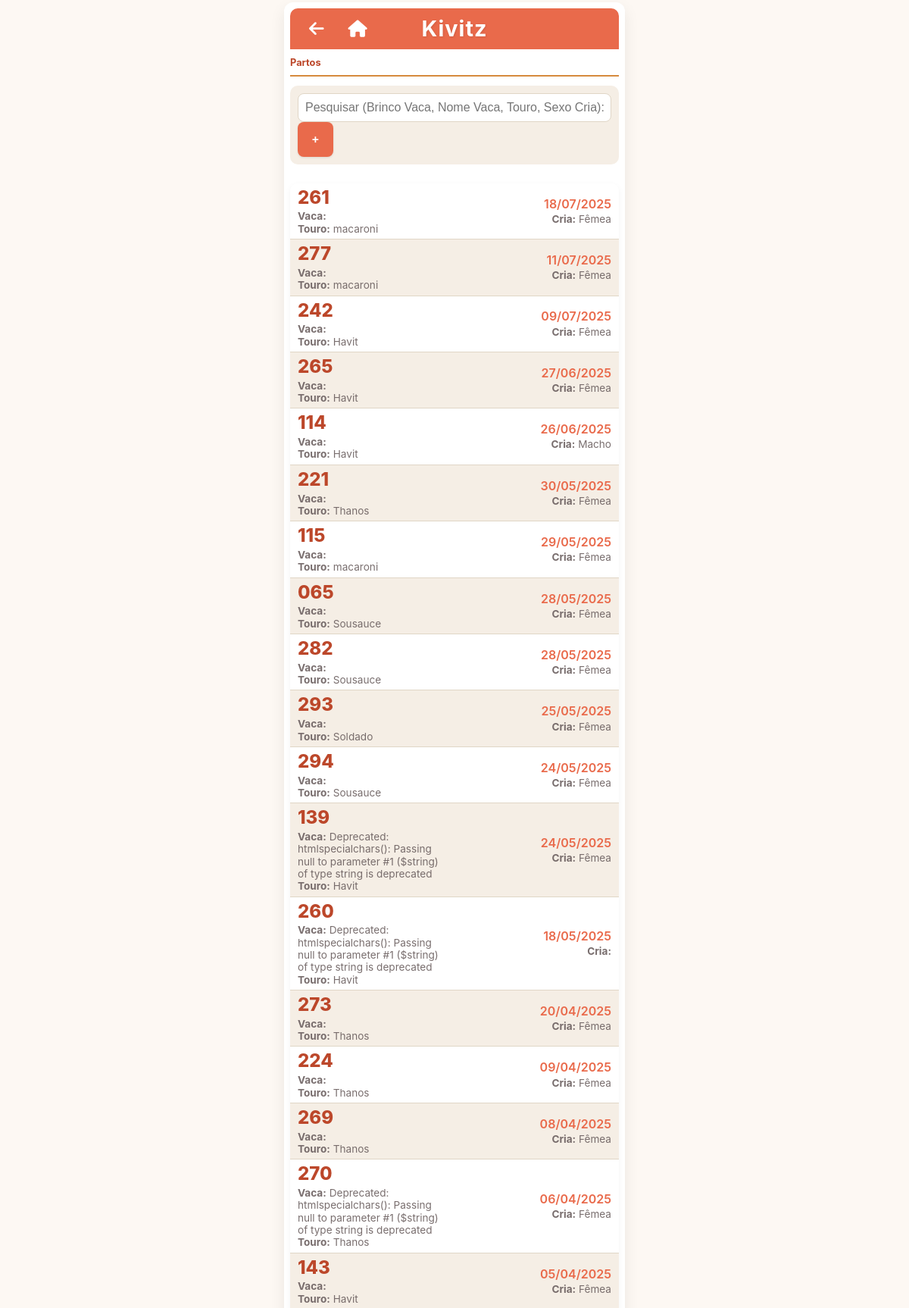
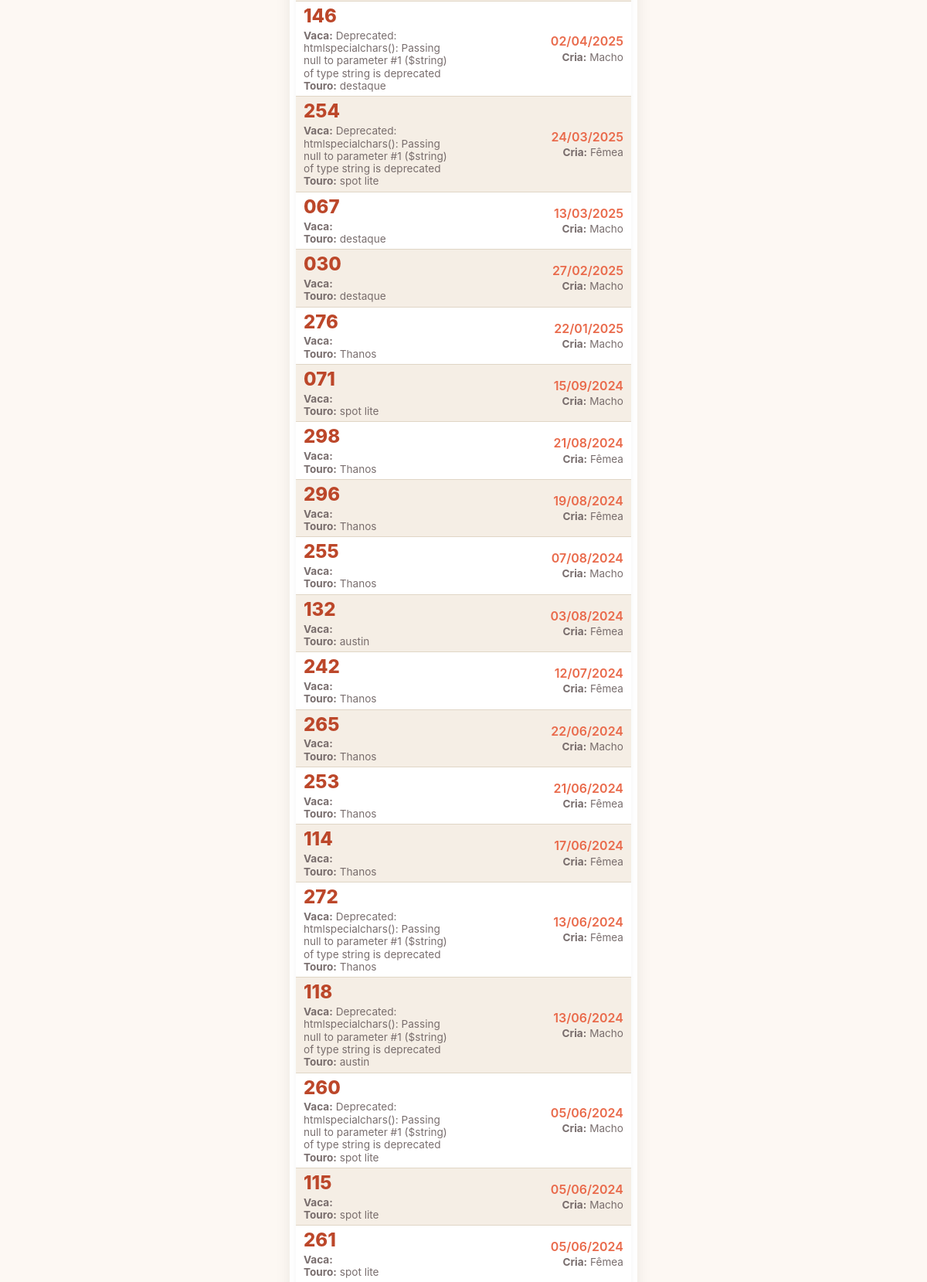
The page /views/partos/index.php (signed in, upper part) on the database its author committed (2 pictures, top to bottom).
### tables this page shows
CREATE TABLE `partos` (
  `id` int(11) NOT NULL,
  `id_vaca` int(11) NOT NULL,
  `id_touro` int(11) DEFAULT NULL,
  `sexo_cria` enum('Aborto','Indução','Macho','Fêmea','Gêmeos Machos','Gêmeos Fêmea','Gêmeos macho e fêmea') NOT NULL,
  `data_parto` date NOT NULL,
  `observacoes` text DEFAULT NULL,
  `ativo` tinyint(1) NOT NULL DEFAULT 1,
  `created_at` datetime DEFAULT current_timestamp(),
  `updated_at` datetime DEFAULT current_timestamp() ON UPDATE current_timestamp()
);

CREATE TABLE `gado` (
  `id` int(11) NOT NULL,
  `grupo` enum('Bezerra','Novilha','Lactante','Seca','Corte') NOT NULL,
  `status` enum('Vazia','Inseminada','Prenha') NOT NULL,
  `bst` tinyint(1) DEFAULT 0,
  `leite_descarte` enum('Sim','Não') NOT NULL DEFAULT 'Não',
  `cor_bastao` enum('','Azul','Verde','Vermelho') NOT NULL DEFAULT '',
  `ativo` tinyint(1) NOT NULL DEFAULT 1,
  `created_at` datetime DEFAULT current_timestamp(),
  `updated_at` datetime DEFAULT current_timestamp() ON UPDATE current_timestamp(),
  `brinco` varchar(50) NOT NULL,
  `nascimento` date NOT NULL,
  `sexo` varchar(10) NOT NULL DEFAULT 'Fêmea',
  `escore` decimal(3,2) NOT NULL,
  `id_pai` int(11) DEFAULT NULL,
  `id_mae` int(11) DEFAULT NULL,
  `descarte` tinyint(1) DEFAULT 0,
  `observacoes` text DEFAULT NULL,
  `raca` enum('Holandês','Angus','Jersey') DEFAULT NULL,
  `nome` varchar(100) DEFAULT NULL,
  `Data_secagem` date DEFAULT NULL,
  `Data_preparto` date DEFAULT NULL,
  `Data_parto` date DEFAULT NULL,
  `data_monitoramento_cio` date DEFAULT NULL,
  `pai` varchar(100) DEFAULT NULL,
  `mae` varchar(100) DEFAULT NULL
);

CREATE TABLE `touros` (
  `id` int(11) NOT NULL,
  `nome` varchar(100) NOT NULL,
  `raca` varchar(50) DEFAULT NULL,
  `codigo_semem` varchar(50) DEFAULT NULL,
  `observacoes` text DEFAULT NULL,
  `ativo` tinyint(1) NOT NULL DEFAULT 1,
  `doses_estoque` int(11) NOT NULL DEFAULT 0 COMMENT 'Quantidade de doses de sêmen em estoque',
  `created_at` datetime DEFAULT current_timestamp(),
  `updated_at` datetime DEFAULT current_timestamp() ON UPDATE current_timestamp()
);

### models/Parto.php (called while the page is built, shortened)
<?php
class Parto {
    private $conn;
    private $table_name = "partos";
    public function __construct($db) {
        $this->conn = $db;
    }
 public function read($searchQuery = '') {
        $filters = [];
        $queryParams = [];
        $query = "SELECT
                    p.id, p.id_vaca, p.id_touro, p.sexo_cria, p.data_parto, p.observacoes, p.ativo,
                    p.created_at, p.updated_at,
                    g.brinco as brinco_vaca_display, g.nome as nome_vaca_display,
                    t.nome as nome_touro_display
                  FROM
                    " . $this->table_name . " p
                  LEFT JOIN gado g ON p.id_vaca = g.id
                  LEFT JOIN touros t ON p.id_touro = t.id";
        $filters[] = "g.ativo = 1";
        if (!empty($filters)) {
            $query .= " WHERE " . implode(" AND ", $filters);
        }
        $query .= " ORDER BY p.data_parto DESC, p.id DESC";
        $stmt = $this->conn->prepare($query);
        $stmt->execute();
        return $stmt;
    }
}
?>

### views/partos/index.php (the view, shortened to what this page needs)
<?php
include_once __DIR__ . '/../../includes/header.php';
require_once __DIR__ . '/../../config/database.php';
require_once __DIR__ . '/../../models/Parto.php';
$parto = new Parto($pdo);
$searchQuery = $_GET['search_query'] ?? '';
$stmt = $parto->read($searchQuery);
$num = $stmt->rowCount();
?>
<h2 class="page-title">Partos</h2>
<div class="filter-controls">
    <form id="filter-form" method="GET" action="index.php">
        <div class="filter-row top-row">
            <div class="search-input-group">
                <input type="text" id="search_query" name="search_query" placeholder="Pesquisar (Brinco Vaca, Nome Vaca, Touro, Sexo Cria):" value="<?php echo htmlspecialchars($searchQuery); ?>">
            </div>
            <div class="button-controls-group">
                <a href="create.php" class="btn btn-primary add-animal-inline-btn" title="Registrar Novo Parto">+</a>
            </div>
        </div>
        </form>
</div>
<?php if ($num > 0) : ?>
    <table class="cow-list-table"> <tbody>
            <?php while ($row = $stmt->fetch(PDO::FETCH_ASSOC)) : ?>
                <tr class="clickable-row" data-href="view.php?id=<?php echo $row['id']; ?>">
                    <td class="col-main-info"> <span class="brinco-display"><?php echo htmlspecialchars($row['brinco_vaca_display']); ?></span>
                        <span class="details-line-left"><strong>Vaca:</strong> <?php echo htmlspecialchars($row['nome_vaca_display']); ?></span>
                        <span class="details-line-left"><strong>Touro:</strong> <?php echo htmlspecialchars($row['nome_touro_display']); ?></span>
                    </td>
                    <td class="col-secondary-info"> <span class="date-display-right"><?php echo htmlspecialchars(date('d/m/Y', strtotime($row['data_parto']))); ?></span>
                        <span class="details-line-right"><strong>Cria:</strong> <?php echo htmlspecialchars($row['sexo_cria']); ?></span>
                    </td>
                    </tr>
            <?php endwhile; ?>
        </tbody>
    </table>
<?php else : ?>
    <div class="alert alert-info">Nenhum parto encontrado com os filtros aplicados.</div>
<?php endif; ?>
<?php include_once __DIR__ . '/../../includes/footer.php'; ?>

### css/style.css (style rules this page uses)
:root { --primary-orange: #E96A4B; --light-accent-orange: #FCE0C3; --dark-orange: #BC472A; --highlight-orange: #D68A3D; --neutral-text: #3D3D3D; --neutral-dark: #6B5F5F; --background-light: #FDF8F3; --background-medium: #F5EEE5; --border-color: #E0D6C6; --success-green: #66BB6A; --error-red: #E57373; --shadow-light: 0 3px 8px rgba(0, 0, 0, 0.05); --shadow-medium: 0 8px 20px rgba(0, 0, 0, 0.08); --bst-green: #4CAF50; --bst-gray: #BDBDBD; --text-esmaecido: #B0B0B0; --background-esmaecido-even: #F0F0F0; --background-esmaecido-odd: #FAFAFA; --bg-estoque-baixo: #FFEBEE; }
*, *::before, *::after { box-sizing: border-box; }
body { font-family: 'Inter', 'Segoe UI', Tahoma, Geneva, Verdana, sans-serif; line-height: 1.6; margin: 0; padding: 0; background-color: var(--background-light); color: var(--neutral-text); display: flex; justify-content: center; align-items: flex-start; min-height: 100vh; font-size: 15px; overflow-x: hidden; }
h2.page-title { color: var(--dark-orange); font-size: 0.8rem; margin-top: 0; margin-bottom: 12px; border-bottom: 2px solid var(--highlight-orange); padding-bottom: 6px; font-weight: 700; }
form { background-color: var(--background-medium); padding: 12px; border-radius: 10px; box-shadow: 0 3px 8px rgba(0, 0, 0, 0.05); margin-top: 12px; display: grid; gap: 12px; }
form input[type="text"], form input[type="password"], form input[type="date"], form input[type="number"], form select, form textarea { width: 100%; padding: 9px; border: 1px solid var(--border-color); border-radius: 8px; font-size: 1rem; transition: border-color 0.3s ease, box-shadow 0.3s ease; background-color: #fff; box-sizing: border-box; }
.filter-controls { display: flex; flex-direction: column; gap: 10px; margin-bottom: 15px; background-color: var(--background-medium); padding: 10px; border-radius: 10px; }
#filter-form { background-color: transparent; padding: 0; margin: 0; margin-top: 0; box-shadow: none; display: block; }
.search-input-group { flex-grow: 1; min-width: 100px; }
.btn { background-color: var(--primary-orange); color: white; padding: 10px 18px; border: none; border-radius: 8px; cursor: pointer; font-size: 1rem; font-weight: 600; transition: background-color 0.3s ease, transform 0.2s ease, box-shadow 0.3s ease; text-decoration: none; display: inline-block; text-align: center; box-shadow: 0 1px 3px rgba(0, 0, 0, 0.1); }
.cow-list-table { width: 100%; border-collapse: separate; border-spacing: 0; margin-top: 10px; box-shadow: 0 3px 8px rgba(0, 0, 0, 0.05); border-radius: 10px; overflow: hidden; }
.cow-list-table tbody tr { border-bottom: 1px solid var(--border-color); cursor: pointer; display: flex; align-items: stretch; min-height: 60px; }
.cow-list-table td { padding: 5px 10px; vertical-align: middle; border: none; flex: 1; display: flex; flex-direction: column; justify-content: center; }
.cow-list-table tr:nth-child(even) { background-color: var(--background-medium); }
.col-main-info { text-align: left; padding-left: 10px; }
.brinco-display { font-size: 1.5rem; font-weight: 800; color: var(--dark-orange); margin-bottom: 2px; line-height: 1.2; }
.col-secondary-info { text-align: right; padding-right: 10px; align-items: flex-end; }
.details-line-left, .details-line-right { font-size: 0.85rem; color: var(--neutral-dark); opacity: 0.9; line-height: 1.2; }
.date-display-right { font-size: 1rem; font-weight: 600; color: var(--primary-orange); margin-bottom: 2px; line-height: 1.2; }

### rows shown on the page
partos: id_vaca.brinco "261", id_touro.nome "macaroni", data_parto "18/07/2025", sexo_cria "Fêmea"
partos: id_vaca.brinco "277", id_touro.nome "macaroni", data_parto "11/07/2025", sexo_cria "Fêmea"
partos: id_vaca.brinco "242", id_touro.nome "Havit", data_parto "09/07/2025", sexo_cria "Fêmea"
partos: id_vaca.brinco "265", id_touro.nome "Havit", data_parto "27/06/2025", sexo_cria "Fêmea"
partos: id_vaca.brinco "114", id_touro.nome "Havit", data_parto "26/06/2025", sexo_cria "Macho"
partos: id_vaca.brinco "221", id_touro.nome "Thanos", data_parto "30/05/2025", sexo_cria "Fêmea"
partos: id_vaca.brinco "115", id_touro.nome "macaroni", data_parto "29/05/2025", sexo_cria "Fêmea"
partos: id_vaca.brinco "065", id_touro.nome "Sousauce", data_parto "28/05/2025", sexo_cria "Fêmea"
partos: id_vaca.brinco "282", id_touro.nome "Sousauce", data_parto "28/05/2025", sexo_cria "Fêmea"
partos: id_vaca.brinco "293", id_touro.nome "Soldado", data_parto "25/05/2025", sexo_cria "Fêmea"
partos: id_vaca.brinco "294", id_touro.nome "Sousauce", data_parto "24/05/2025", sexo_cria "Fêmea"
partos: id_vaca.brinco "139", id_vaca.nome "Deprecated: htmlspecialchars(): Passing null to parameter #1 ($string) of type string is deprecated", id_touro.nome "Havit", data_parto "24/05/2025", sexo_cria "Fêmea"
partos: id_vaca.brinco "260", id_vaca.nome "Deprecated: htmlspecialchars(): Passing null to parameter #1 ($string) of type string is deprecated", id_touro.nome "Havit", data_parto "18/05/2025"
partos: id_vaca.brinco "273", id_touro.nome "Thanos", data_parto "20/04/2025", sexo_cria "Fêmea"
partos: id_vaca.brinco "224", id_touro.nome "Thanos", data_parto "09/04/2025", sexo_cria "Fêmea"
partos: id_vaca.brinco "269", id_touro.nome "Thanos", data_parto "08/04/2025", sexo_cria "Fêmea"
partos: id_vaca.brinco "270", id_vaca.nome "Deprecated: htmlspecialchars(): Passing null to parameter #1 ($string) of type string is deprecated", id_touro.nome "Thanos", data_parto "06/04/2025", sexo_cria "Fêmea"
partos: id_vaca.brinco "143", id_touro.nome "Havit", data_parto "05/04/2025", sexo_cria "Fêmea"
partos: id_vaca.brinco "146", id_vaca.nome "Deprecated: htmlspecialchars(): Passing null to parameter #1 ($string) of type string is deprecated", id_touro.nome "destaque", data_parto "02/04/2025", sexo_cria "Macho"
partos: id_vaca.brinco "254", id_vaca.nome "Deprecated: htmlspecialchars(): Passing null to parameter #1 ($string) of type string is deprecated", id_touro.nome "spot lite", data_parto "24/03/2025", sexo_cria "Fêmea"
partos: id_vaca.brinco "067", id_touro.nome "destaque", data_parto "13/03/2025", sexo_cria "Macho"
partos: id_vaca.brinco "030", id_touro.nome "destaque", data_parto "27/02/2025", sexo_cria "Macho"
partos: id_vaca.brinco "276", id_touro.nome "Thanos", data_parto "22/01/2025", sexo_cria "Macho"
partos: id_vaca.brinco "071", id_touro.nome "spot lite", data_parto "15/09/2024", sexo_cria "Macho"
partos: id_vaca.brinco "298", id_touro.nome "Thanos", data_parto "21/08/2024", sexo_cria "Fêmea"
partos: id_vaca.brinco "296", id_touro.nome "Thanos", data_parto "19/08/2024", sexo_cria "Fêmea"
partos: id_vaca.brinco "255", id_touro.nome "Thanos", data_parto "07/08/2024", sexo_cria "Macho"
partos: id_vaca.brinco "132", id_touro.nome "austin", data_parto "03/08/2024", sexo_cria "Fêmea"
partos: id_vaca.brinco "242", id_touro.nome "Thanos", data_parto "12/07/2024", sexo_cria "Fêmea"
partos: id_vaca.brinco "265", id_touro.nome "Thanos", data_parto "22/06/2024", sexo_cria "Macho"
partos: id_vaca.brinco "253", id_touro.nome "Thanos", data_parto "21/06/2024", sexo_cria "Fêmea"
partos: id_vaca.brinco "114", id_touro.nome "Thanos", data_parto "17/06/2024", sexo_cria "Fêmea"
partos: id_vaca.brinco "272", id_vaca.nome "Deprecated: htmlspecialchars(): Passing null to parameter #1 ($string) of type string is deprecated", id_touro.nome "Thanos", data_parto "13/06/2024", sexo_cria "Fêmea"
partos: id_vaca.brinco "118", id_vaca.nome "Deprecated: htmlspecialchars(): Passing null to parameter #1 ($string) of type string is deprecated", id_touro.nome "austin", data_parto "13/06/2024", sexo_cria "Macho"
partos: id_vaca.brinco "260", id_vaca.nome "Deprecated: htmlspecialchars(): Passing null to parameter #1 ($string) of type string is deprecated", id_touro.nome "spot lite", data_parto "05/06/2024", sexo_cria "Macho"
partos: id_vaca.brinco "115", id_touro.nome "spot lite", data_parto "05/06/2024", sexo_cria "Macho"
partos: id_vaca.brinco "261", id_touro.nome "spot lite", data_parto "05/06/2024", sexo_cria "Fêmea"
